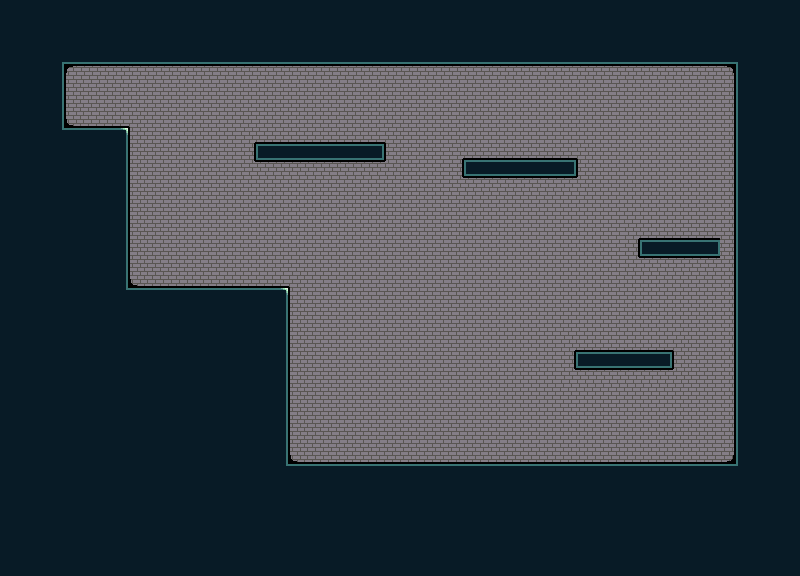

A level layout from a 2D game, rendered from its tile map. Below: a short description, then the map file with tile-grid data replaced by summaries:
An orthogonal 50x36 tile map with 16x16 px tiles, 2 tile layers (background, ground), 2 tilesets and 5 objects.

<map version="1.9" tiledversion="1.9.2" orientation="orthogonal" renderorder="right-down" width="50" height="36" tilewidth="16" tileheight="16" infinite="0" nextlayerid="4" nextobjectid="7">
 <tileset firstgid="1" source="NewTiledMaps/basic_tileset.tsx" />
 <tileset firstgid="257" source="background_tmp.tsx" />
 <layer id="1" name="background" width="50" height="36">
  <data>[1800 cells, 1800 non-empty, 13 distinct tile ids]</data>
 </layer>
 <layer id="2" name="ground" width="50" height="36">
  <data>[1800 cells, 970 non-empty, 13 distinct tile ids]</data>
 </layer>
 <objectgroup id="3" name="ground_collider">
  <object id="1" x="64" y="64">
   <polygon points="0,0 672,0 672,400 224,400 224,224 64,224 64,64 0,64 0,-64 -64,-64 -64,512 736,512 736,-64 0,-64" />
  </object>
  <object id="2" x="256" y="144" width="128" height="16" />
  <object id="3" x="464" y="160" width="112" height="16" />
  <object id="4" x="640" y="240" width="80" height="16" />
  <object id="5" x="576" y="352" width="96" height="16" />
 </objectgroup>
</map>
